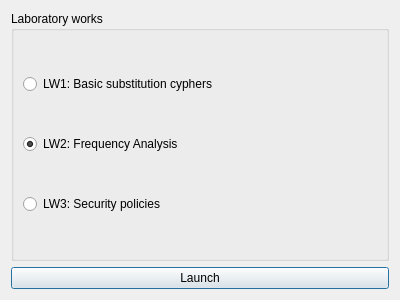
<?xml version="1.0" encoding="UTF-8"?>
<ui version="4.0">
 <class>LabChooser</class>
 <widget class="QDialog" name="LabChooser">
  <property name="geometry">
   <rect>
    <x>0</x>
    <y>0</y>
    <width>400</width>
    <height>300</height>
   </rect>
  </property>
  <property name="windowTitle">
   <string>Choose laboratory work</string>
  </property>
  <layout class="QVBoxLayout" name="verticalLayout">
   <item>
    <widget class="QGroupBox" name="groupBox">
     <property name="title">
      <string>Laboratory works</string>
     </property>
     <layout class="QVBoxLayout" name="verticalLayout_2">
      <item>
       <widget class="QRadioButton" name="rbLw1">
        <property name="text">
         <string>LW1: Basic substitution cyphers</string>
        </property>
       </widget>
      </item>
      <item>
       <widget class="QRadioButton" name="rbLw2">
        <property name="text">
         <string>LW2: Frequency Analysis</string>
        </property>
        <property name="checked">
         <bool>true</bool>
        </property>
       </widget>
      </item>
      <item>
       <widget class="QRadioButton" name="rbLw3">
        <property name="text">
         <string>LW3: Security policies</string>
        </property>
       </widget>
      </item>
     </layout>
    </widget>
   </item>
   <item>
    <widget class="QPushButton" name="btnLaunch">
     <property name="text">
      <string>Launch</string>
     </property>
    </widget>
   </item>
  </layout>
 </widget>
 <resources/>
 <connections/>
</ui>
